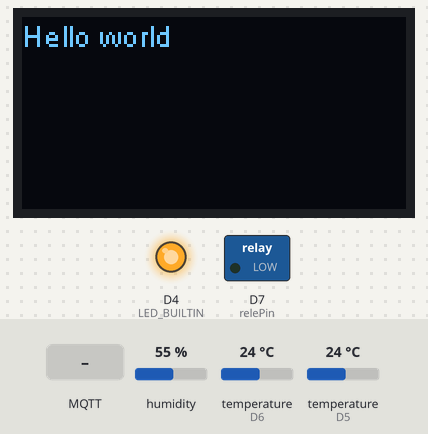
Bench run of a sketch on a simulated ESP8266 (NodeMCU). Shown: 128×64 one-colour display, switched loads named in the sketch (green lamp = pin HIGH), output pins drawn as LEDs (lit = HIGH, except the on-board LED, lit = LOW). The test bench sets the inputs (shaded band); at power-on: humidity 55 %, temperature (sensors on D6, D5) 24 °C. WiFi joins after 1.5 s; servers stay silent unless stated; no MQTT or app messages arrive unless stated; what the sketch prints to the serial monitor is not drawn.

Above: at 2.7 s.
2.8 s: MQTT message "1" arrives on the first subscribed topic
At 5.7 s:
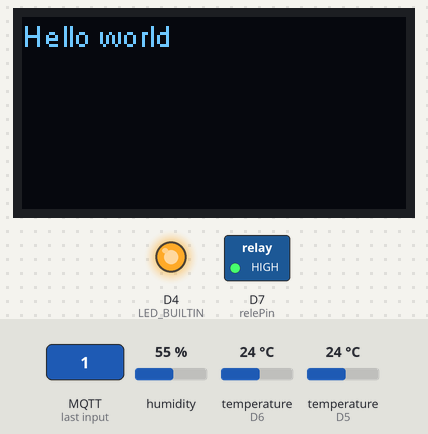
6.3 s: MQTT message "on" arrives on the first subscribed topic
At 6.8 s:
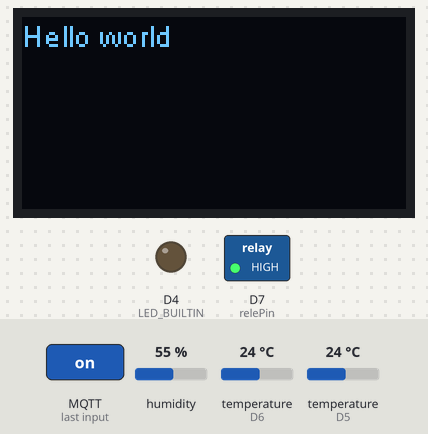
8.8 s: MQTT message "0" arrives on the first subscribed topic
At 11.4 s:
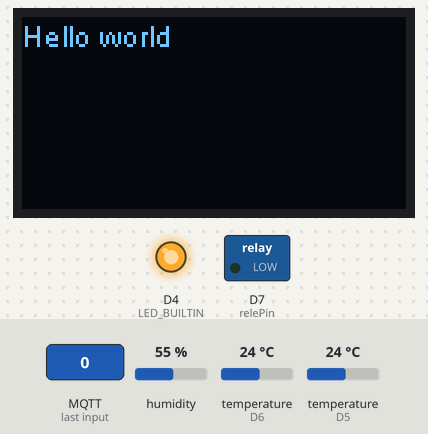
Timing chart, 0 to 12.9 s (numbered marks = the images above; inputs shaded):
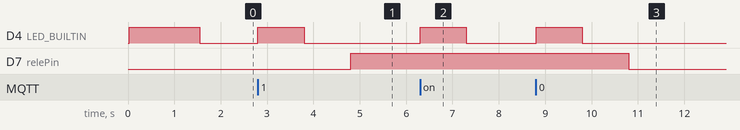

The sketch:

AcuarIoT.ino
```cpp
// Librerías WiFiManager
#include <ESP8266WiFi.h>
#include <DNSServer.h>
#include <WiFiManager.h>

// Librería DHT
#include <DHT.h>

// MQTT
#include <PubSubClient.h>

// Media
#include "RunningAverage.h"

// DS18B20
#include <DallasTemperature.h>

// Pantalla OLED
#include <Wire.h>
#include "SSD1306.h"

/*
   Debug
*/
// Descomentar para ver mensajes por el monitor serie
#define ACUARIO_DEBUG

/*
   Configuración DHT11
*/
// Definimos el pin digital donde se conecta el sensor
#define DHTPIN D5
// Dependiendo del tipo de sensor
#define DHTTYPE DHT11
// Inicializamos el sensor DHT11
DHT dht(DHTPIN, DHTTYPE);

/*
   Configuración cliente Firebase
*/
// Cliente WiFi
WiFiClient clienteEsp;

/*
   Configuración tiempos
*/
unsigned long tiempoActual;
int tiempoActualizacion = 15000;

/*
   Configuración MQTT
*/
PubSubClient mqttCliente(clienteEsp);
const char* mqttServidor = "192.168.0.167";
const int mqttPuerto = 1883;
const char mqttTopicLuz[] = "casa/acuario/luz";
const char mqttTopicTemperaturaExt[] = "casa/servidor/tempext";
const char mqttTopicHumedadExt[] = "casa/servidor/humext";
const char mqttTopicIndiceExt[] = "casa/servidor/indiceext";
const char mqttTopicTemperaturaAgua[] = "casa/servidor/tempagua";
const char mqttTopicPhAgua[] = "casa/servidor/phagua";

/*
   Calculo de la media
*/

RunningAverage mediaTemperatura(50);
RunningAverage mediaHumedad(50);
RunningAverage mediaTemperaturaAgua(5);

/*
   Cálculo temperatura agua
*/
// Pin donde se conecta el bus 1-Wire
const byte ds18b20Pin = D6;
// Instancia a las clases OneWire y DallasTemperature
OneWire ds18b20OneWireObjeto(ds18b20Pin);
DallasTemperature ds18b20Sensor(&ds18b20OneWireObjeto);

/*
   Relé
*/
const byte relePin = D7;

/*
   Pantalla OLED
*/
SSD1306  display(0x3c, D3, D4);

/*
   Sensor de Ph
*/
const byte phPin = A0;
float phOffset = 0.00;
RunningAverage mediaPh(40);

/*
   Definición: obtenerPh

   Propósito: obtiene el valor de pH

   Parámetros: ninguno

   Return:     float: valor de pH
*/
float obtenerPh(){
  // Lectura pin analógico
  int valorPinAnalogicoPh = analogRead(phPin);

  // Calculo de la media
  mediaPh.addValue(valorPinAnalogicoPh);

  // Cálculo del voltaje
  float voltajePh = mediaPh.getAverage()*5.0/1024;

#ifdef ACUARIO_DEBUG
  Serial.print("[PH] pH: ");
  Serial.println((voltajePh * 3.5) + phOffset);
#endif

  return (voltajePh * 3.5) + phOffset;
}

/*
   Definición: obtenerTempDHT11

   Propósito: obtener la temperatura en grados Celsius

   Parámetros: ninguno

   Return: boolean        Devuelve si ha habido algún error
*/
boolean obtenerTempDHT11() {
  // Leemos la temperatura en grados centígrados (por defecto)
  float temperatura = dht.readTemperature();

#ifdef ACUARIO_DEBUG
  Serial.print("[DHT11] Temperatura: ");
  Serial.print(temperatura);
  Serial.println(" ºC");
#endif

  // Comprobamos si ha habido algún error en la lectura
  if (isnan(temperatura)) {
#ifdef ACUARIO_DEBUG
    Serial.println("[DHT11] Error obteniendo la temperatura del sensor DHT11");
#endif
    return false;
  }

  // Calculo de la media
  mediaTemperatura.addValue(temperatura);

  return true;
}

/*
   Definición: obtenerHumDHT11

   Propósito: obtener la humedad en tanto por ciento

   Parámetros: ninguno

   Return: boolean        Devuelve si ha habido algún error
*/
float obtenerHumDHT11() {
  // Leemos la humedad relativa
  float humedad = dht.readHumidity();

#ifdef ACUARIO_DEBUG
  Serial.print("[DHT11] Humedad: ");
  Serial.print(humedad);
  Serial.println(" %");
#endif

  // Comprobamos si ha habido algún error en la lectura
  if (isnan(humedad)) {
#ifdef ACUARIO_DEBUG
    Serial.println("[DHT11] Error obteniendo la humedad del sensor DHT11");
#endif
    return -100;
  }

  // Calculo de la media
  mediaHumedad.addValue(humedad);

  return humedad;
}

/*
   Definición: obtenerIndiceDHT11

   Propósito: obtener el índice de calor

   Parámetros:
   float temperatura    Temperatura en º Celsius
   float humedad        Humedad en %

   Return: float        Indice de calor
*/
float obtenerIndiceDHT11() {
  // Calcular el índice de calor en grados centígrados
  float indiceCalor = dht.computeHeatIndex(mediaTemperatura.getAverage(), mediaHumedad.getAverage(), false);

  return indiceCalor;
}

/*
   Definición: obtenerTempDs18b20

   Propósito: obtener la temperatura en grados Celsius

   Parámetros: ninguno

   Return: void        No devuelve ningún valor
*/
boolean obtenerTempDs18b20() {

  // Obtención de temperatura DS18B20
  ds18b20Sensor.requestTemperatures();
  float temperatura = ds18b20Sensor.getTempCByIndex(0);

#ifdef ACUARIO_DEBUG
  Serial.print("[DS18B20] Temperatura: ");
  Serial.print(temperatura);
  Serial.println(" ºC");
#endif

  // Calculo de la media
  mediaTemperaturaAgua.addValue(temperatura);

  return true;
}

/*
   Definición: mqttCallback

   Propósito: esta función se ejecuta cada vez que recibe un mensaje MQTT

   Parámetros:
   char* topic            Topic por el que se ha recibido el mensaje
   byte* mensaje          Mensaje recibido
   unsigned int longitud  Longitud del mensaje recibido

   Return: void           No devuelve nada
*/
void mqttCallback (char* topic, byte* mensaje, unsigned int longitud) {
#ifdef ACUARIO_DEBUG
  Serial.print("[MQTT] Mensaje recibido [");
  Serial.print(topic);
  Serial.print("--");
  Serial.print(mqttTopicLuz);
  Serial.print("]: ");
  for (int i = 0; i < longitud; i++) {
    Serial.print((char)mensaje[i]);
  }
  Serial.println();
#endif

  // Señal para recibir un mensaje
  digitalWrite(LED_BUILTIN, HIGH);
  delay(1000);
  digitalWrite(LED_BUILTIN, LOW);
  delay(1000);

  // Comprobamos el topic
  if (String(topic) == mqttTopicLuz) {
    // Sólo si tiene un carácter
    if (longitud == 1) {
      if (char(mensaje[0]) == '1') {
        // Encendemos la luz
        digitalWrite(relePin, HIGH);
      } else {
        // Apagamos la luz
        digitalWrite(relePin, LOW);
      }
    }
  }

}

/*
   Definición:  mqttReconectar

   Propósito:   volver a conectar con el broker MQTT

   Parámetros:

   Return: void           No devuelve nada
*/
void mqttReconectar() {
  // Repetimos hasta que se conecte
  while (!mqttCliente.connected()) {
#ifdef ACUARIO_DEBUG
    Serial.println("[MQTT] Esperando conexión con el broker MQTT...");
#endif
    // Intentando conectar
    if (mqttCliente.connect("ACUARIO")) {
#ifdef ACUARIO_DEBUG
      Serial.println("[MQTT] Conectado al broker MQTT");
      // Subscripción al topic de acciones
      mqttCliente.subscribe(mqttTopicLuz);
#endif
    } else {
#ifdef ACUARIO_DEBUG
      Serial.print("[MQTT] Fallo al conectar MQTT, rc=");
      Serial.print(mqttCliente.state());
      Serial.println(" probando de nuevo en 5 segundos");
#endif
      // Esperamos 5 segundos para volver a conectar
      delay(5000);
    }
  }
}

/*
   Definición:  mqttPublicarTemperaturaExt

   Propósito:   publica la temperatura exterior en el broker MQTT

   Parámetros:

   Return: void           No devuelve nada
*/
void mqttPublicarTemperatura() {
  char msg[32];
  snprintf(msg, 32, "%2.1f", mediaTemperatura.getAverage());
  // Envío del mensaje al topic
  mqttCliente.publish(mqttTopicTemperaturaExt, msg);
#ifdef ACUARIO_DEBUG
  Serial.print("[MQTT] Publicando mensaje ");
  Serial.print(msg);
  Serial.print(" en el topic [");
  Serial.print(mqttTopicTemperaturaExt);
  Serial.println("]");
#endif
}

/*
   Definición:  mqttPublicarHumedadExt

   Propósito:   publica la humedad exterior en el broker MQTT

   Parámetros:

   Return: void           No devuelve nada
*/
void mqttPublicarHumedadExt() {
  char msg[32];
  snprintf(msg, 32, "%2.1f", mediaHumedad.getAverage());
  // Envío del mensaje al topic
  mqttCliente.publish(mqttTopicHumedadExt, msg);
#ifdef ACUARIO_DEBUG
  Serial.print("[MQTT] Publicando mensaje ");
  Serial.print(msg);
  Serial.print(" en el topic [");
  Serial.print(mqttTopicHumedadExt);
  Serial.println("]");
#endif
}

/*
   Definición:  mqttPublicarIndiceExt

   Propósito:   publica el índice de calor exterior en el broker MQTT

   Parámetros:
   float        Indice de calor en grados Celsius

   Return: void No devuelve nada
*/
void mqttPublicarIndiceExt(float indiceCalor) {
  char msg[32];
  snprintf(msg, 32, "%2.1f", indiceCalor);
  // Envío del mensaje al topic
  mqttCliente.publish(mqttTopicIndiceExt, msg);
#ifdef ACUARIO_DEBUG
  Serial.print("[MQTT] Publicando mensaje ");
  Serial.print(msg);
  Serial.print(" en el topic [");
  Serial.print(mqttTopicIndiceExt);
  Serial.println("]");
#endif
}

/*
   Definición:  mqttPublicarTemperaturaAgua

   Propósito:   publica el índice de calor exterior en el broker MQTT

   Parámetros:

   Return: void No devuelve nada
*/
void mqttPublicarTemperaturaAgua() {
  char msg[32];
  snprintf(msg, 32, "%2.1f", mediaTemperaturaAgua.getAverage());
  // Envío del mensaje al topic
  mqttCliente.publish(mqttTopicTemperaturaAgua, msg);
#ifdef ACUARIO_DEBUG
  Serial.print("[MQTT] Publicando mensaje ");
  Serial.print(msg);
  Serial.print(" en el topic [");
  Serial.print(mqttTopicTemperaturaAgua);
  Serial.println("]");
#endif
}


/*
   Definición:  mqttPublicarPh

   Propósito:   publica el pH en el broker MQTT

   Parámetros: float: valor de pH

   Return:     void No devuelve nada
*/
void mqttPublicarPh(float valorPh){
  char msg[32];
  snprintf(msg, 32, "%2.1f", obtenerPh());
  // Envío del mensaje al topic
  mqttCliente.publish(mqttTopicTemperaturaAgua, msg);
#ifdef ACUARIO_DEBUG
  Serial.print("[MQTT] Publicando mensaje ");
  Serial.print(msg);
  Serial.print(" en el topic [");
  Serial.print(mqttTopicPhAgua);
  Serial.println("]");
#endif
}

void setup() {
#ifdef ACUARIO_DEBUG
  // Inicializamos comunicación serie
  Serial.begin(115200);
#endif

  // Iniciamos la pantalla OLED
  display.init();
  display.setFont(ArialMT_Plain_10);

  // Limpiamos la pantalla
  display.clear();
  display.setTextAlignment(TEXT_ALIGN_LEFT);
  display.setFont(ArialMT_Plain_10);
  display.drawString(0, 0, "Hello world");
  display.display();

  pinMode(LED_BUILTIN, OUTPUT);
  digitalWrite(LED_BUILTIN, HIGH);
  pinMode(relePin, OUTPUT);

  // Comenzamos el sensor DHT
  dht.begin();

  // Instancia a la clase WiFiManager
  WiFiManager wifiManager;

  // Configuramos el punto de acceso. Puedes poner el nombre que quieras
  wifiManager.autoConnect("ACUARIO-WIFI");

  // Establecemos tiempo
  tiempoActual = 0;

  // Configuración broker MQTT
  mqttCliente.setServer(mqttServidor, mqttPuerto);
  mqttCliente.setCallback(mqttCallback);

  // Limpiamos las medias
  mediaTemperatura.clear();
  mediaHumedad.clear();

  // Iniciamos el bus 1-Wire
  ds18b20Sensor.begin();

  // Apagamos LED
  digitalWrite(LED_BUILTIN, LOW);
}

void loop() {
  // Limpiamos pantalla OLED
  display.clear();

  // Conexión con MQTT
  if (!mqttCliente.connected()) {
    // Volvemos a conectar
    mqttReconectar();
  }

  // Procesamos los mensajes entrantes
  mqttCliente.loop();

  // Sólo si ha pasado el tiempo actualizamos
  if (millis() - tiempoActual >= tiempoActualizacion ||
      tiempoActual == 0)
  {
    // Establecemos tiempo
    tiempoActual = millis();

    // Comprobación publicación MQTT
    boolean mqttPublicar = true;

    // Obtenemos la temperatura
    mqttPublicar = mqttPublicar && obtenerTempDHT11();
    // Obtenemos la humedad
    mqttPublicar = mqttPublicar && obtenerHumDHT11();

    float indiceCalorDHT11;
    if (mqttPublicar) {
      // Obtenemos el índice de calor
      indiceCalorDHT11 = obtenerIndiceDHT11();
    }

    // Obtenemos temperatura agua
    obtenerTempDs18b20();

    // Envío de datos al broker MQTT
    if (mqttPublicar) {
      // Temperatura ambiente
      mqttPublicarTemperatura();
      // Humedad ambiente
      mqttPublicarHumedadExt();
      // Indice Calor
      mqttPublicarIndiceExt(indiceCalorDHT11);
      // Publicar temperatura agua
      mqttPublicarTemperaturaAgua();
    }
  }
}
```

Measured:
- after the input at 2.8 s, D4 (LED_BUILTIN): LOW → HIGH at once, → LOW 1.0 s later; D7 (relePin): LOW → HIGH after 2.0 s
- after the input at 6.3 s, D4 (LED_BUILTIN): LOW → HIGH at once, → LOW 1.0 s later
- after the input at 8.8 s, D4 (LED_BUILTIN): LOW → HIGH at once, → LOW 1.0 s later; D7 (relePin): HIGH → LOW after 2.0 s
